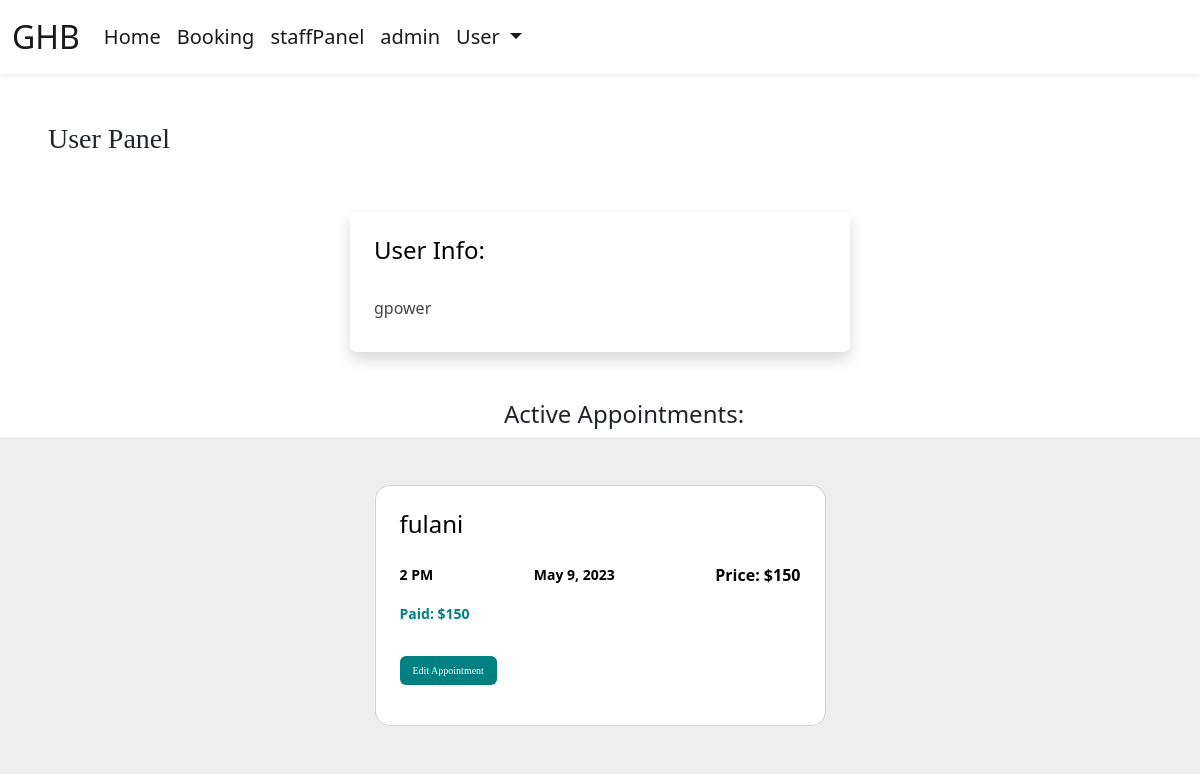
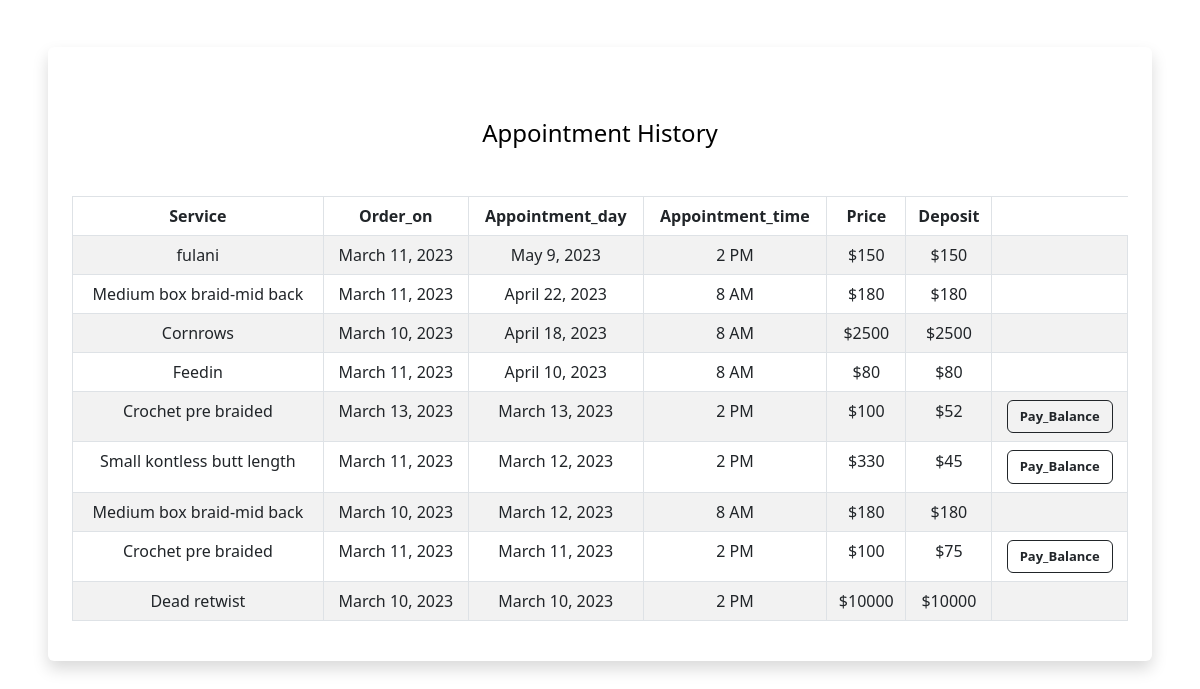
The app's page /user-panel (signed in), older data (2 pictures, top to bottom).
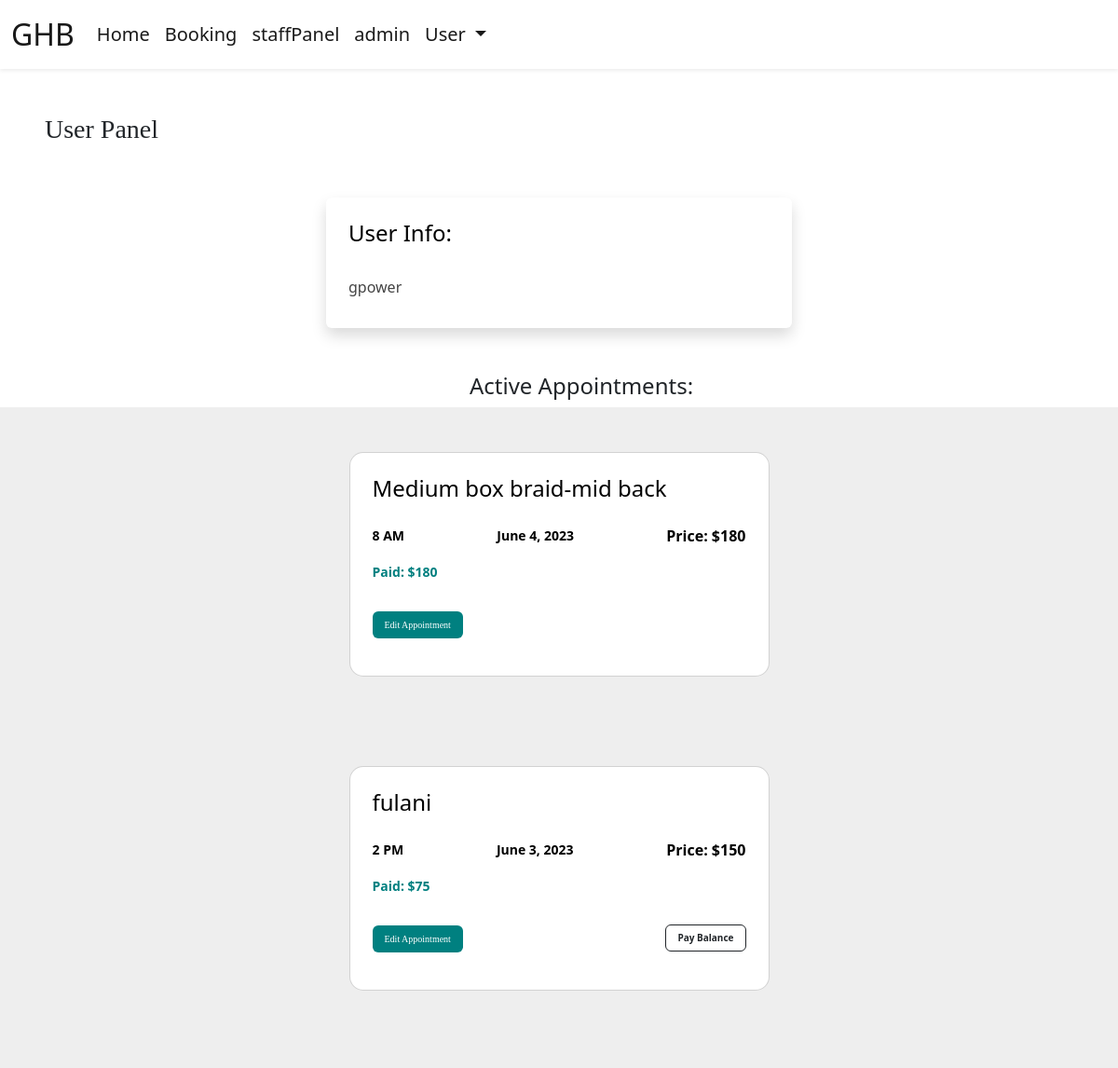
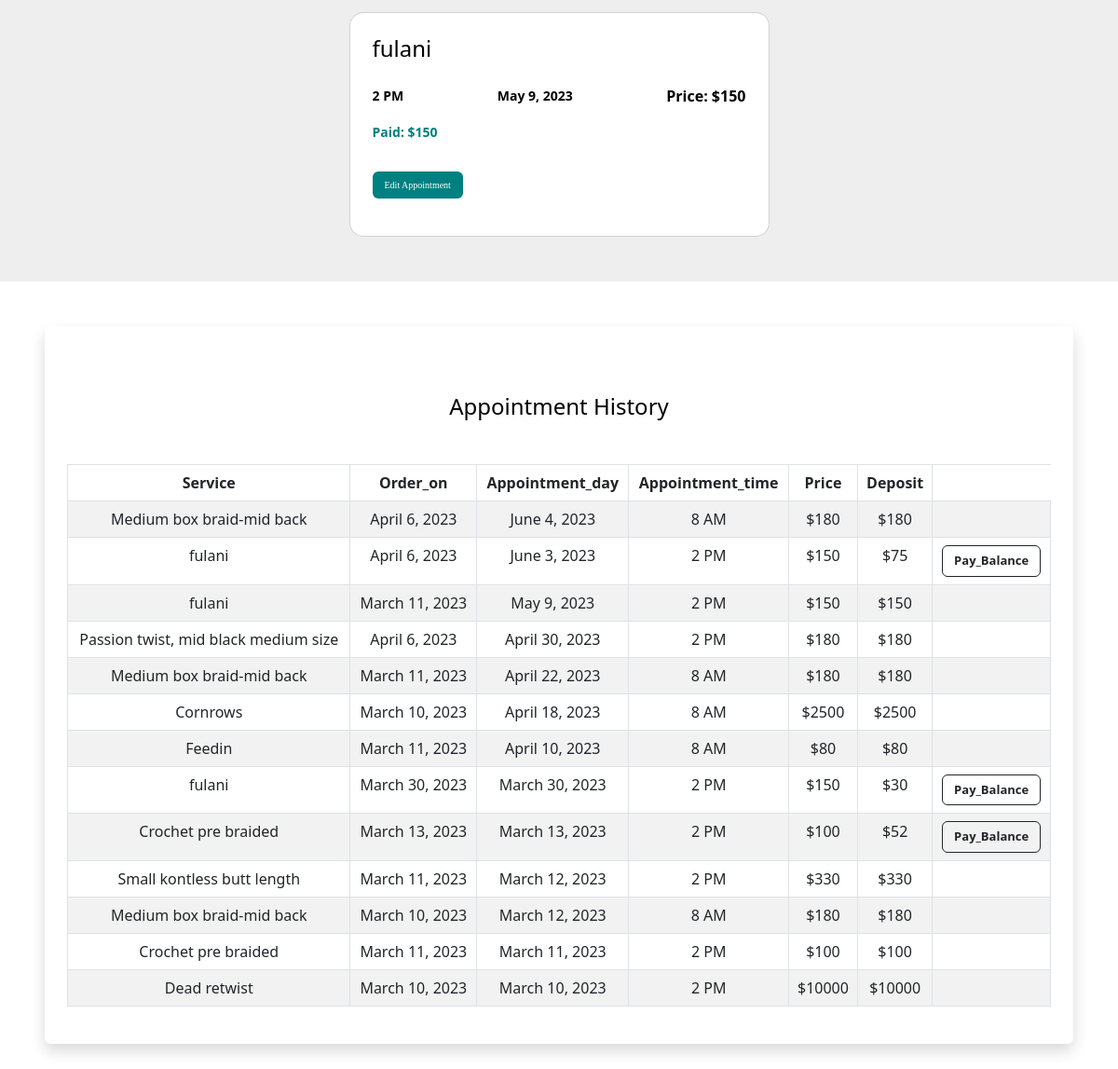
The same page, newer data (2 pictures, top to bottom).
### book/models.py (models this page shows, shortened)
class Appointment(models.Model):
    user = models.ForeignKey(User, on_delete=models.CASCADE, null=True, blank=True)
    service = models.CharField(max_length=50)
    day = models.DateField(default=datetime.now)
    time = models.CharField(max_length=10, choices=TIME_CHOICES, default="8 AM")
    deposit = models.IntegerField(null=True)
    price = models.IntegerField(null=True)
    time_ordered = models.DateTimeField(default=datetime.now)
    update_count = models.IntegerField(default=0, null=False)

### book/views.py (the view)
# urls.py: path('user-panel', views.userPanel, name='userPanel'),
@login_required
def userPanel(request):
    user = request.user
    now = datetime.now().date()
    appointments = Appointment.objects.filter(user=user,).order_by('-day', 'time')
    return render(request, 'userPanel.html', {
        'user':user,
        'appointments':appointments,
        'now': now,
    })

### templates/userPanel.html (shortened to what this page needs)
{% extends 'layout.html' %}
{% load static %}
{% block body %}
{% if user.is_authenticated %}
<h3 style="font-family: Trebuchet MS;" class=" ms-5 mt-5 ">User Panel</h3>
<div style="display: flex; justify-content:center">
    <div class="container shadow p-4 mb-5 bg-body bg-body rounded text-black  m-5" style="max-width: 500px; margin: 0 auto;">
        <h4 class="">User Info:</h4>
        <ul class="list-group fs-4 mt-3">
                <li style="color: #444; font-size: 12pt" class="list-group mt-2">{{ user.username }}</li>
        </ul>
    </div>
</div>
    {% if appointments.count > 0 %}
        <h4 style="display: flex; justify-content: center" class="ms-5">Active Appointments:</h4>
        {% for appointment in appointments %}
            {% if appointment.day >= now %}
            <section class="" style="background-color: #eee;">
                <div class="container py-5">
                    <div class="row d-flex justify-content-center align-items-center">
                        <div class="col col-md-9 col-lg-7 col-xl-5">
                            <div class="card" style="border-radius: 15px;">
                                <div class="card-body p-4 text-black">
                                    <div>
                                        <h4 class="mb-4">{{ appointment.service }}</h4>
                                        <div class="d-flex align-items-center justify-content-between mb-3">
                                            <p style="font-weight: 600;" class="small mb-0">{{ appointment.time }}</p>
                                            <p style="font-weight: 600;" class="small mb-0">{{ appointment.day }}</p>
                                            <p class="fw-bold mb-0">Price: ${{ appointment.price }}</p>
                                        </div>
                                        <div class="d-flex align-items-center justify-content-between mb-3">
                                            <p style="color: teal; font-weight: 700" class="small mb-0">Paid: ${{ appointment.deposit }}</p>
                                        </div>
                                        <div class="d-flex align-items-center justify-content-between mb-3" style="display: flex;">
                                            <a style="background-color: teal; font-family: Trebuchet MS; font-size: 10px;"  class="btn text-white mt-3 fPersian" href="{% url 'userUpdate' appointment.id %}">Edit Appointment</a>
                                            {% if appointment.deposit != appointment.price %}
                                            <p class="small mb-0"><a href="{% url 'paymentUpdate' appointment.id %}"><button style="font-weight:900; font-size: 10px; margin-top: 14px" class="btn btn-outline-dark">Pay Balance</button></a></p>
                                            {% endif %}
                                        </div>
                                </div>
                            </div>
                        </div>
                    </div>
                </div>
            </section>
            {% endif %}
        {% endfor %}
    {% endif %}
    {% if appointments.count > 0 %}
        <div class="mt-5 " style="margin-bottom: 200px;">
            <div class="shadow p-4 mb-5 bg-body bg-body rounded text-black  m-5 ">
                <h4 class="text-center mt-5 mb-5">Appointment History</h4>
                <div class="table-responsive">
                    <table class="table table-bordered table-striped table-hover mx-auto">
                        <thead>
                        <tr>
                            <th class="text-center" scope="col">Service</th>
                            <th class="text-center" scope="col">Order_on</th>
                            <th class="text-center" scope="col">Appointment_day</th>
                            <th class="text-center" scope="col">Appointment_time</th>
                            <th class="text-center" scope="col">Price</th>
                            <th class="text-center" scope="col">Deposit</th>
                        </tr>
                        </thead>
                        <tbody id="myTable">
                        {% for appointment in appointments %}
                        <tr>
                            <td class="text-center">{{ appointment.service }}</td>
                            <td class="text-center">{{ appointment.time_ordered.date }}</td>
                            <td class="text-center">{{ appointment.day }}</td>
                            <td class="text-center">{{ appointment.time}}</td>
                            <td class="text-center">${{ appointment.price }}</td>
                            <td class="text-center">${{ appointment.deposit }}</td>
                            {% if appointment.deposit == appointment.price %}
                            <td></td>
                            {% else %}
                            <td class="text-center"><a href="{% url 'paymentUpdate' appointment.id %}"><button style="font-size: small; font-weight:700" class="btn btn-outline-dark">Pay_Balance</button></a></td>
                            {% endif %}
                        </tr>
                        {% endfor %}
                        </tbody>
                    </table>
                    </div>
            </div>
        </div>
    {% endif %}
{% else %}
<div class="shadow p-4 mb-5 bg-body bg-body rounded text-black  m-5">
    <h1 class="p-2  ms-3">First Sign in!</h1>
    <a style="background-color: teal; color: #fff; font-family: Trebuchet MS;" href="{% url 'login' %}" class="btn btn-primary text-white">Sign in</a>
</div>
{% endif %}
{% endblock %}

### templates/layout.html (shortened to what this page needs)
{% load static %}
<!doctype html>
<html lang="en">
  <head>
    <link href="https://cdn.jsdelivr.net/npm/bootstrap@5.2.1/dist/css/bootstrap.min.css" rel="stylesheet">
    <link rel="stylesheet" href="https://use.fontawesome.com/releases/v5.15.2/css/all.css">
  </head>
  <body>
    <header>
        <nav class="navbar bg-white navbar-white navbar-expand-lg shadow-sm">
            <div class="container-fluid">
                <a class="navbar-brand  cHover cGreen fs-2" href="{% url 'index' %}">
                    GHB
                </a>
                <div class="collapse navbar-collapse" id="navbarSupportedContent">
                    {% if user.is_authenticated and user.is_staff %}
                    <ul class="navbar-nav mb-2 mb-lg-0  fs-5">
                        <li class="nav-item">
                            <a class="nav-link active cHover" aria-current="page" href="{% url 'index' %}">Home</a>
                        </li>
                        <li class="nav-item">
                            <a class="nav-link active cHover" href="{% url 'booking' %}">Booking</a>
                        </li>
                        <li class="nav-item">
                            <a class="nav-link active cHover" href="{% url 'staffPanel' %}">staffPanel</a>
                        </li>
                        <li class="nav-item">
                            <a class="nav-link active cHover" href="/GHB/">admin</a>
                        </li>
                        <li class="nav-item dropdown me-3 fs-5">
                            <a class="nav-link active dropdown-toggle cHover" href="#" role="button" data-bs-toggle="dropdown" aria-expanded="false">
                              User
                            </a>
                        </li>
                    </ul>
                    {% endif %}
                </div>
            </div>
        </nav>
    </header>
    {% block body %}
    {% endblock %}
  </body>
</html>

Row changes from the older to the newer data that the page shows:
added Appointment: service "Medium box braid-mid back", time "8 AM", day "June 4, 2023", price "180", deposit "180", time_ordered "April 6, 2023"
added Appointment: service "fulani", time "2 PM", day "June 3, 2023", price "150", deposit "75", shows "Pay Balance", time_ordered "April 6, 2023", shows "Pay_Balance"
added Appointment: service "Passion twist, mid black medium size", time_ordered "April 6, 2023", day "April 30, 2023", time "2 PM", price "180", deposit "180", shown under "Appointment History"
added Appointment: service "fulani", time_ordered "March 30, 2023", day "March 30, 2023", time "2 PM", price "150", deposit "30", shows "Pay_Balance", shown under "Appointment History"
changed Appointment "Small kontless butt length": deposit "45" → "330"; no longer shows "Pay_Balance"
changed Appointment (number 12 of 13 on the later page): deposit "75" → "100"; no longer shows "Pay_Balance"
